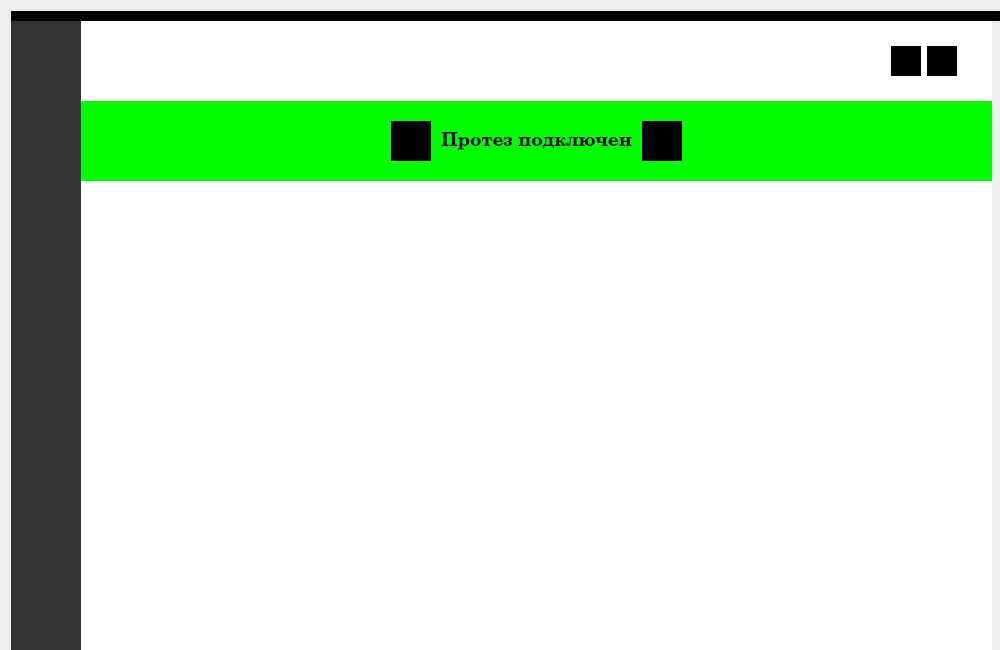
<?xml version="1.0" encoding="UTF-8"?>
<ui version="4.0">
 <class>RoboHand</class>
 <widget class="QMainWindow" name="RoboHand">
  <property name="windowModality">
   <enum>Qt::NonModal</enum>
  </property>
  <property name="geometry">
   <rect>
    <x>0</x>
    <y>0</y>
    <width>1000</width>
    <height>650</height>
   </rect>
  </property>
  <property name="contextMenuPolicy">
   <enum>Qt::NoContextMenu</enum>
  </property>
  <property name="windowTitle">
   <string>RoboHand</string>
  </property>
  <property name="layoutDirection">
   <enum>Qt::LeftToRight</enum>
  </property>
  <property name="autoFillBackground">
   <bool>false</bool>
  </property>
  <property name="styleSheet">
   <string notr="true"/>
  </property>
  <property name="toolButtonStyle">
   <enum>Qt::ToolButtonIconOnly</enum>
  </property>
  <widget class="QWidget" name="centralWidget">
   <property name="styleSheet">
    <string notr="true"/>
   </property>
   <widget class="QWidget" name="layoutWidget">
    <property name="geometry">
     <rect>
      <x>0</x>
      <y>0</y>
      <width>1003</width>
      <height>664</height>
     </rect>
    </property>
    <layout class="QVBoxLayout" name="verticalLayout_3">
     <property name="spacing">
      <number>0</number>
     </property>
     <item>
      <widget class="MoveWidget" name="Eyebrow" native="true">
       <property name="sizePolicy">
        <sizepolicy hsizetype="Fixed" vsizetype="Fixed">
         <horstretch>0</horstretch>
         <verstretch>0</verstretch>
        </sizepolicy>
       </property>
       <property name="minimumSize">
        <size>
         <width>1000</width>
         <height>10</height>
        </size>
       </property>
       <property name="maximumSize">
        <size>
         <width>1000</width>
         <height>10</height>
        </size>
       </property>
       <property name="styleSheet">
        <string notr="true">background: rgb(0, 0, 0)</string>
       </property>
      </widget>
     </item>
     <item>
      <layout class="QFormLayout" name="formLayout">
       <property name="horizontalSpacing">
        <number>0</number>
       </property>
       <property name="verticalSpacing">
        <number>0</number>
       </property>
       <item row="0" column="0">
        <widget class="LeftSideMenu" name="LeftSide" native="true">
         <property name="sizePolicy">
          <sizepolicy hsizetype="Preferred" vsizetype="Preferred">
           <horstretch>0</horstretch>
           <verstretch>0</verstretch>
          </sizepolicy>
         </property>
         <property name="minimumSize">
          <size>
           <width>70</width>
           <height>650</height>
          </size>
         </property>
         <property name="maximumSize">
          <size>
           <width>217</width>
           <height>650</height>
          </size>
         </property>
         <property name="layoutDirection">
          <enum>Qt::LeftToRight</enum>
         </property>
         <property name="styleSheet">
          <string notr="true">background: #353333</string>
         </property>
        </widget>
       </item>
       <item row="0" column="1">
        <layout class="QVBoxLayout" name="verticalLayout_2">
         <property name="spacing">
          <number>0</number>
         </property>
         <item>
          <widget class="QWidget" name="HeadWidg" native="true">
           <property name="sizePolicy">
            <sizepolicy hsizetype="Expanding" vsizetype="Fixed">
             <horstretch>0</horstretch>
             <verstretch>0</verstretch>
            </sizepolicy>
           </property>
           <property name="minimumSize">
            <size>
             <width>750</width>
             <height>80</height>
            </size>
           </property>
           <property name="maximumSize">
            <size>
             <width>16777215</width>
             <height>80</height>
            </size>
           </property>
           <property name="layoutDirection">
            <enum>Qt::LeftToRight</enum>
           </property>
           <property name="styleSheet">
            <string notr="true">background: #fff;</string>
           </property>
           <layout class="QHBoxLayout" name="horizontalLayout_3">
            <property name="leftMargin">
             <number>0</number>
            </property>
            <property name="topMargin">
             <number>0</number>
            </property>
            <property name="rightMargin">
             <number>0</number>
            </property>
            <property name="bottomMargin">
             <number>0</number>
            </property>
            <item>
             <spacer name="horizontalSpacer_3">
              <property name="orientation">
               <enum>Qt::Horizontal</enum>
              </property>
              <property name="sizeType">
               <enum>QSizePolicy::Expanding</enum>
              </property>
              <property name="sizeHint" stdset="0">
               <size>
                <width>635</width>
                <height>20</height>
               </size>
              </property>
             </spacer>
            </item>
            <item>
             <layout class="QHBoxLayout" name="horizontalLayout_2">
              <item>
               <widget class="QPushButton" name="TurnBut">
                <property name="sizePolicy">
                 <sizepolicy hsizetype="Fixed" vsizetype="Fixed">
                  <horstretch>0</horstretch>
                  <verstretch>0</verstretch>
                 </sizepolicy>
                </property>
                <property name="minimumSize">
                 <size>
                  <width>30</width>
                  <height>30</height>
                 </size>
                </property>
                <property name="maximumSize">
                 <size>
                  <width>30</width>
                  <height>30</height>
                 </size>
                </property>
                <property name="styleSheet">
                 <string notr="true">background: #000;
border: none;</string>
                </property>
                <property name="text">
                 <string/>
                </property>
               </widget>
              </item>
              <item>
               <widget class="QPushButton" name="ExitButt">
                <property name="sizePolicy">
                 <sizepolicy hsizetype="Fixed" vsizetype="Fixed">
                  <horstretch>0</horstretch>
                  <verstretch>0</verstretch>
                 </sizepolicy>
                </property>
                <property name="minimumSize">
                 <size>
                  <width>30</width>
                  <height>30</height>
                 </size>
                </property>
                <property name="maximumSize">
                 <size>
                  <width>30</width>
                  <height>30</height>
                 </size>
                </property>
                <property name="styleSheet">
                 <string notr="true">background: #000;
border: none;</string>
                </property>
                <property name="text">
                 <string/>
                </property>
               </widget>
              </item>
              <item>
               <spacer name="horizontalSpacer_7">
                <property name="orientation">
                 <enum>Qt::Horizontal</enum>
                </property>
                <property name="sizeType">
                 <enum>QSizePolicy::Fixed</enum>
                </property>
                <property name="sizeHint" stdset="0">
                 <size>
                  <width>20</width>
                  <height>20</height>
                 </size>
                </property>
               </spacer>
              </item>
             </layout>
            </item>
            <item>
             <spacer name="horizontalSpacer_4">
              <property name="orientation">
               <enum>Qt::Horizontal</enum>
              </property>
              <property name="sizeType">
               <enum>QSizePolicy::Fixed</enum>
              </property>
              <property name="sizeHint" stdset="0">
               <size>
                <width>15</width>
                <height>20</height>
               </size>
              </property>
             </spacer>
            </item>
           </layout>
          </widget>
         </item>
         <item>
          <widget class="QWidget" name="StatusWidg" native="true">
           <property name="sizePolicy">
            <sizepolicy hsizetype="Expanding" vsizetype="Fixed">
             <horstretch>0</horstretch>
             <verstretch>0</verstretch>
            </sizepolicy>
           </property>
           <property name="minimumSize">
            <size>
             <width>750</width>
             <height>80</height>
            </size>
           </property>
           <property name="styleSheet">
            <string notr="true">background: #0f0;</string>
           </property>
           <layout class="QHBoxLayout" name="horizontalLayout_5">
            <item>
             <spacer name="horizontalSpacer_5">
              <property name="orientation">
               <enum>Qt::Horizontal</enum>
              </property>
              <property name="sizeHint" stdset="0">
               <size>
                <width>208</width>
                <height>20</height>
               </size>
              </property>
             </spacer>
            </item>
            <item>
             <layout class="QHBoxLayout" name="horizontalLayout_4">
              <property name="spacing">
               <number>10</number>
              </property>
              <item>
               <widget class="QLabel" name="PicStateHand">
                <property name="minimumSize">
                 <size>
                  <width>40</width>
                  <height>40</height>
                 </size>
                </property>
                <property name="maximumSize">
                 <size>
                  <width>40</width>
                  <height>40</height>
                 </size>
                </property>
                <property name="styleSheet">
                 <string notr="true">background: #000;
border: none;</string>
                </property>
                <property name="text">
                 <string/>
                </property>
                <property name="scaledContents">
                 <bool>false</bool>
                </property>
                <property name="wordWrap">
                 <bool>false</bool>
                </property>
               </widget>
              </item>
              <item>
               <widget class="QLabel" name="StateHand_Text">
                <property name="font">
                 <font>
                  <family>Century Schoolbook</family>
                  <pointsize>14</pointsize>
                  <weight>75</weight>
                  <bold>true</bold>
                 </font>
                </property>
                <property name="text">
                 <string>Протез подключен</string>
                </property>
               </widget>
              </item>
              <item>
               <widget class="QPushButton" name="OprionsButt">
                <property name="minimumSize">
                 <size>
                  <width>40</width>
                  <height>40</height>
                 </size>
                </property>
                <property name="maximumSize">
                 <size>
                  <width>40</width>
                  <height>40</height>
                 </size>
                </property>
                <property name="styleSheet">
                 <string notr="true">background: #000;
border: none;</string>
                </property>
                <property name="text">
                 <string/>
                </property>
               </widget>
              </item>
             </layout>
            </item>
            <item>
             <spacer name="horizontalSpacer_6">
              <property name="orientation">
               <enum>Qt::Horizontal</enum>
              </property>
              <property name="sizeHint" stdset="0">
               <size>
                <width>248</width>
                <height>20</height>
               </size>
              </property>
             </spacer>
            </item>
           </layout>
          </widget>
         </item>
         <item>
          <widget class="QWidget" name="widget_3" native="true">
           <property name="sizePolicy">
            <sizepolicy hsizetype="Preferred" vsizetype="Fixed">
             <horstretch>0</horstretch>
             <verstretch>0</verstretch>
            </sizepolicy>
           </property>
           <property name="minimumSize">
            <size>
             <width>750</width>
             <height>484</height>
            </size>
           </property>
           <property name="layoutDirection">
            <enum>Qt::RightToLeft</enum>
           </property>
           <property name="styleSheet">
            <string notr="true">background: #fff;</string>
           </property>
          </widget>
         </item>
        </layout>
       </item>
      </layout>
     </item>
    </layout>
   </widget>
  </widget>
 </widget>
 <layoutdefault spacing="6" margin="11"/>
 <customwidgets>
  <customwidget>
   <class>MoveWidget</class>
   <extends>QWidget</extends>
   <header>movewidget.h</header>
   <container>1</container>
  </customwidget>
  <customwidget>
   <class>LeftSideMenu</class>
   <extends>QWidget</extends>
   <header>leftsidemenu.h</header>
   <container>1</container>
  </customwidget>
 </customwidgets>
 <resources/>
 <connections/>
</ui>
